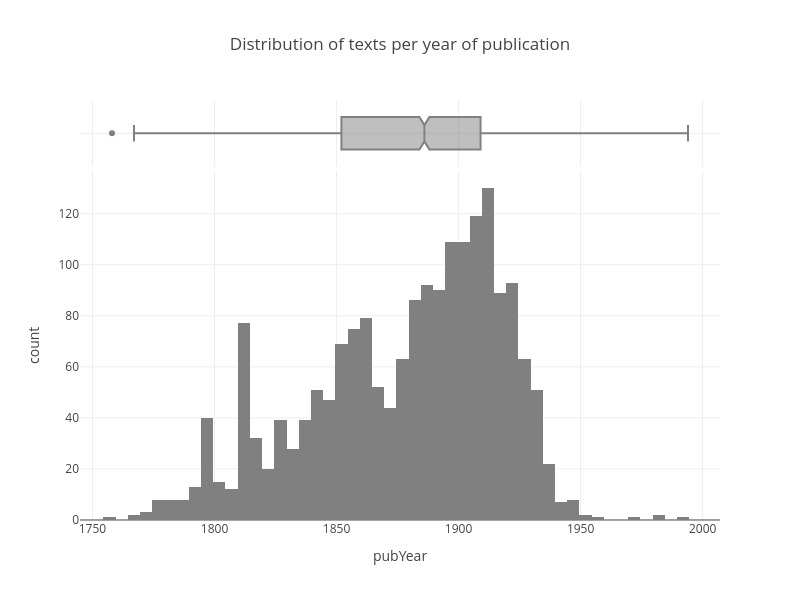

Notebook source saved alongside this figure:
### Code cell
px.histogram(ds,
             x="pubYear",
             marginal="box",
             color_discrete_sequence=["grey"],
             width=800,
             height=600,
             title = "Distribution of texts per year of publication",
            )

### Figure 1 — Plotly figure (JSON) as saved in the notebook; plotly's stock layout.template omitted (floating-point values rounded to 4 significant figures; data arrays with more than 128 entries replaced by an {"elided": "..."} marker saying what was removed)
{"data": [{"bingroup": "x", "hovertemplate": "pubYear=%{x}<br>count=%{y}<extra></extra>", "legendgroup": "", "marker": {"color": "grey", "pattern": {"shape": ""}}, "name": "", "orientation": "v", "showlegend": false, "type": "histogram", "x": {"elided": "1900 float values"}, "xaxis": "x", "yaxis": "y"}, {"hovertemplate": "pubYear=%{x}<extra></extra>", "legendgroup": "", "marker": {"color": "grey"}, "name": "", "notched": true, "showlegend": false, "type": "box", "x": {"elided": "1900 float values"}, "xaxis": "x2", "yaxis": "y2"}], "layout": {"barmode": "relative", "height": 600, "legend": {"tracegroupgap": 0}, "title": {"text": "Distribution of texts per year of publication"}, "width": 800, "xaxis": {"anchor": "y", "domain": [0, 1], "title": {"text": "pubYear"}}, "xaxis2": {"anchor": "y2", "domain": [0, 1], "matches": "x", "showticklabels": false}, "yaxis": {"anchor": "x", "domain": [0, 0.8316], "title": {"text": "count"}}, "yaxis2": {"anchor": "x2", "domain": [0.8416, 1], "matches": "y2", "showline": false, "showticklabels": false, "ticks": ""}}}
